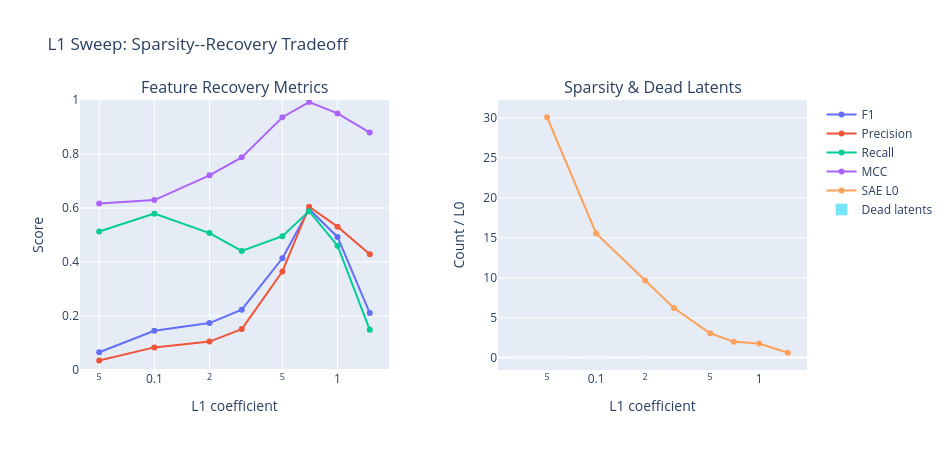

The notebook cell this image was saved under:
### Markdown cell above
### Classification Metrics vs L1

### Code cell
fig = make_subplots(
    rows=1,
    cols=2,
    subplot_titles=("Feature Recovery Metrics", "Sparsity & Dead Latents"),
    horizontal_spacing=0.15,
)

# Left panel: F1, precision, recall, MCC
for name, values, color in [
    ("F1", sweep_f1, "#636EFA"),
    ("Precision", sweep_prec, "#EF553B"),
    ("Recall", sweep_rec, "#00CC96"),
    ("MCC", sweep_mcc, "#AB63FA"),
]:
    fig.add_trace(
        go.Scatter(
            x=l1_values,
            y=values,
            mode="lines+markers",
            name=name,
            line=dict(color=color),
        ),
        row=1,
        col=1,
    )

# Right panel: SAE L0 and dead latent count
fig.add_trace(
    go.Scatter(
        x=l1_values,
        y=sweep_l0,
        mode="lines+markers",
        name="SAE L0",
        line=dict(color="#FFA15A"),
    ),
    row=1,
    col=2,
)
fig.add_trace(
    go.Bar(
        x=l1_values,
        y=sweep_dead,
        name="Dead latents",
        marker_color="#19D3F3",
        opacity=0.6,
    ),
    row=1,
    col=2,
)

fig.update_xaxes(title_text="L1 coefficient", type="log", row=1, col=1)
fig.update_xaxes(title_text="L1 coefficient", type="log", row=1, col=2)
fig.update_yaxes(title_text="Score", range=[0, 1], row=1, col=1)
fig.update_yaxes(title_text="Count / L0", row=1, col=2)
fig.update_layout(
    title="L1 Sweep: Sparsity--Recovery Tradeoff",
    height=450,
    width=950,
)
fig.show()

### Figure 1 — Plotly figure (JSON) as saved in the notebook; plotly's stock layout.template omitted (floating-point values rounded to 4 significant figures)
{"data": [{"line": {"color": "#636EFA"}, "mode": "lines+markers", "name": "F1", "type": "scatter", "x": [0.05, 0.1, 0.2, 0.3, 0.5, 0.7, 1.0, 1.5], "xaxis": "x", "y": [0.06562, 0.1454, 0.1738, 0.2234, 0.4137, 0.5954, 0.4928, 0.2107], "yaxis": "y"}, {"line": {"color": "#EF553B"}, "mode": "lines+markers", "name": "Precision", "type": "scatter", "x": [0.05, 0.1, 0.2, 0.3, 0.5, 0.7, 1.0, 1.5], "xaxis": "x", "y": [0.03523, 0.08371, 0.1052, 0.1514, 0.3649, 0.6048, 0.5309, 0.4287], "yaxis": "y"}, {"line": {"color": "#00CC96"}, "mode": "lines+markers", "name": "Recall", "type": "scatter", "x": [0.05, 0.1, 0.2, 0.3, 0.5, 0.7, 1.0, 1.5], "xaxis": "x", "y": [0.513, 0.5791, 0.507, 0.4411, 0.4954, 0.5884, 0.4603, 0.149], "yaxis": "y"}, {"line": {"color": "#AB63FA"}, "mode": "lines+markers", "name": "MCC", "type": "scatter", "x": [0.05, 0.1, 0.2, 0.3, 0.5, 0.7, 1.0, 1.5], "xaxis": "x", "y": [0.6167, 0.6292, 0.721, 0.7876, 0.9362, 0.9923, 0.9504, 0.8792], "yaxis": "y"}, {"line": {"color": "#FFA15A"}, "mode": "lines+markers", "name": "SAE L0", "type": "scatter", "x": [0.05, 0.1, 0.2, 0.3, 0.5, 0.7, 1.0, 1.5], "xaxis": "x2", "y": [30.11, 15.55, 9.659, 6.202, 3.037, 1.966, 1.75, 0.5962], "yaxis": "y2"}, {"marker": {"color": "#19D3F3"}, "name": "Dead latents", "opacity": 0.6, "type": "bar", "x": [0.05, 0.1, 0.2, 0.3, 0.5, 0.7, 1.0, 1.5], "xaxis": "x2", "y": [0, 0, 0, 0, 0, 0, 0, 0], "yaxis": "y2"}], "layout": {"annotations": [{"font": {"size": 16}, "showarrow": false, "text": "Feature Recovery Metrics", "x": 0.2125, "xanchor": "center", "xref": "paper", "y": 1.0, "yanchor": "bottom", "yref": "paper"}, {"font": {"size": 16}, "showarrow": false, "text": "Sparsity & Dead Latents", "x": 0.7875, "xanchor": "center", "xref": "paper", "y": 1.0, "yanchor": "bottom", "yref": "paper"}], "height": 450, "title": {"text": "L1 Sweep: Sparsity--Recovery Tradeoff"}, "width": 950, "xaxis": {"anchor": "y", "domain": [0.0, 0.425], "title": {"text": "L1 coefficient"}, "type": "log"}, "xaxis2": {"anchor": "y2", "domain": [0.575, 1.0], "title": {"text": "L1 coefficient"}, "type": "log"}, "yaxis": {"anchor": "x", "domain": [0.0, 1.0], "range": [0, 1], "title": {"text": "Score"}}, "yaxis2": {"anchor": "x2", "domain": [0.0, 1.0], "title": {"text": "Count / L0"}}}}
